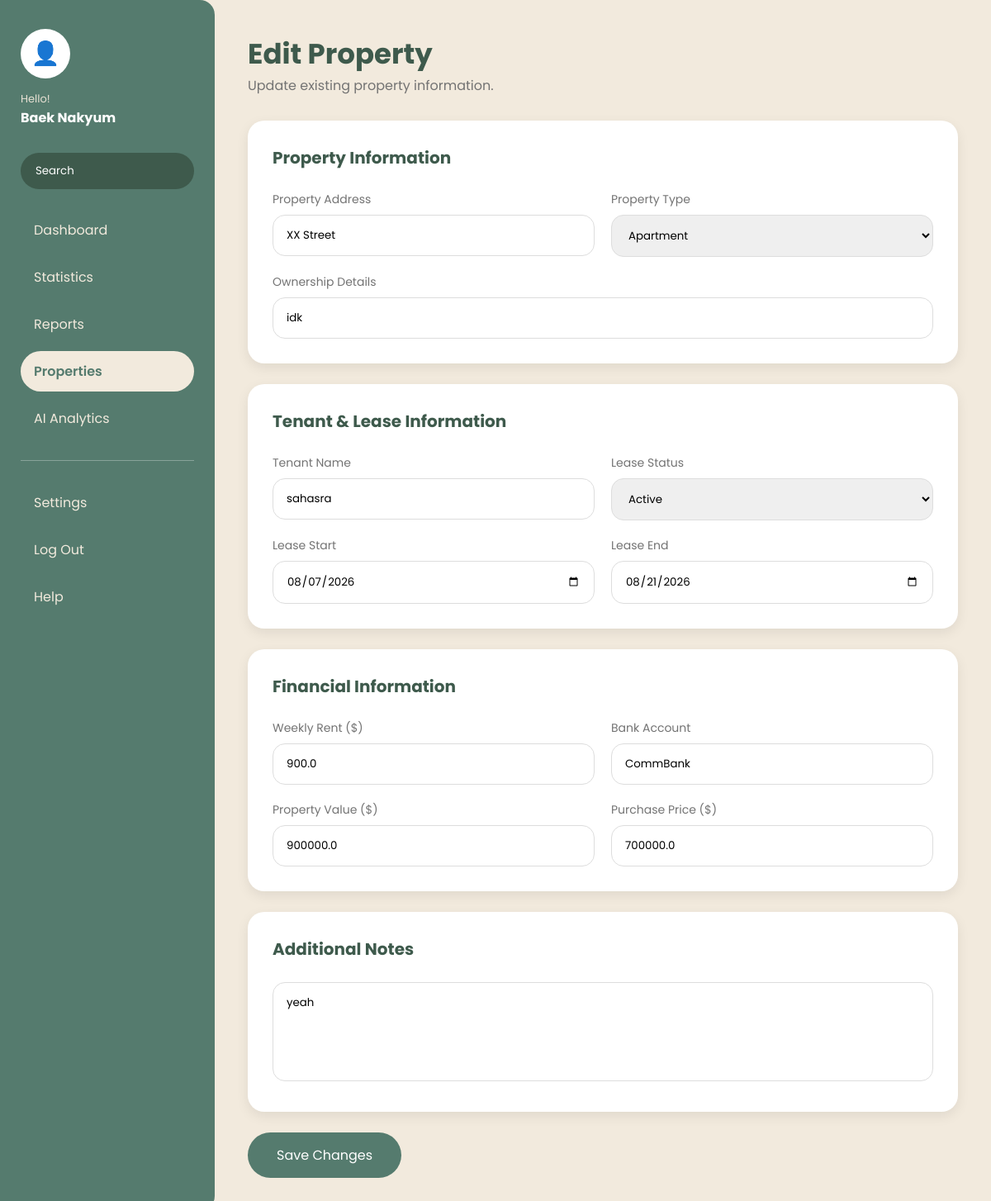
Screenshot of /edit_property/PROP001 (signed in) with the database file from the repository.
### tables this page shows
CREATE TABLE Properties(

    propertyID TEXT PRIMARY KEY,

    userID INTEGER NOT NULL,

    propertyAddress TEXT NOT NULL,

    propertyType TEXT NOT NULL,

    ownershipData TEXT NOT NULL,

    tenantName TEXT,

    leaseStatus TEXT,

    leaseStart TEXT,

    leaseEnd TEXT,

    weeklyRent REAL,

    bankAccount TEXT,

    propertyValue REAL,

    purchasePrice REAL,

    notes TEXT,

    FOREIGN KEY(userID)
        REFERENCES Users(userID)

);

### app.py (the view, shortened to what this page needs)
@app.route(
    "/edit_property/<propertyID>",
    methods=["GET", "POST"]
)
def edit_property(propertyID):
    if "userID" not in session:
        return redirect(
            url_for("login")
        )
    userID = session["userID"]
    property = get_property(
        propertyID,
        userID
    )
    if property is None:
        return redirect(
            url_for("dashboard")
        )
    return render_template(
        "edit_property.html",
        property=property
    )

### database/database.py (called while the page is built)
def connect_database():
    connection = sqlite3.connect(
        DATABASE_NAME
    )
    connection.row_factory = sqlite3.Row
    connection.execute(
        "PRAGMA foreign_keys = ON"
    )
    return connection

### database/models.py (called while the page is built)
def get_property(propertyID, userID=None):
    conn = connect_database()
    cursor = conn.cursor()
    if userID is not None:
        cursor.execute("""
            SELECT *
            FROM Properties
            WHERE propertyID = ?
            AND userID = ?
        """, (
            propertyID,
            userID
        ))
    else:
        cursor.execute("""
            SELECT *
            FROM Properties
            WHERE propertyID = ?
        """, (propertyID,))
    property_data = cursor.fetchone()
    conn.close()
    return property_data

### templates/edit_property.html (shortened to what this page needs)
<!DOCTYPE html>
<html lang="en">
<head>
<link rel="stylesheet" href="{{ url_for('static', filename='css/add_property.css') }}">
</head>
<body>
<div class="dashboard-container">
<aside class="sidebar">
<div class="user-profile">
<div class="profile-image">
👤
</div>
<p class="hello-text">
Hello!
</p>
<h3>
{{ session["name"] }}
</h3>
</div>
<div class="search-sidebar">
<input type="text" placeholder="Search">
</div>
<nav class="sidebar-menu">
<a href="{{ url_for('dashboard') }}">
Dashboard
</a>
<a href="#">
Statistics
</a>
<a href="#">
Reports
</a>
<a href="{{ url_for('dashboard') }}" class="active">
Properties
</a>
<a href="#">
AI Analytics
</a>
<hr>
<a href="#">
Settings
</a>
<a href="{{ url_for('logout') }}">
Log Out
</a>
<a href="#">
Help
</a>
</nav>
</aside>
<main class="main-content">
<div class="page-header">
<h1>
Edit Property
</h1>
<p>
Update existing property information.
</p>
</div>
<form method="POST">
<div class="form-card">
<h2>
Property Information
</h2>
<div class="form-grid">
<div>
<label>
Property Address
</label>
<input
type="text"
name="propertyAddress"
value="{{ property.propertyAddress }}"
required>
</div>
<div>
<label>
Property Type
</label>
<select name="propertyType">
<option value="Apartment"
{% if property.propertyType == "Apartment" %}selected{% endif %}>
Apartment
</option>
</select>
</div>
<div class="full-width">
<label>
Ownership Details
</label>
<input
type="text"
name="ownershipData"
value="{{ property.ownershipData }}">
</div>
</div>
</div>
<div class="form-card">
<h2>
Tenant & Lease Information
</h2>
<div class="form-grid">
<div>
<label>
Tenant Name
</label>
<input
type="text"
name="tenantName"
value="{{ property.tenantName }}">
</div>
<div>
<label>
Lease Status
</label>
<select name="leaseStatus">
<option value="Active"
{% if property.leaseStatus == "Active" %}selected{% endif %}>
Active
</option>
</select>
</div>
<div>
<label>
Lease Start
</label>
<input
type="date"
name="leaseStart"
value="{{ property.leaseStart }}">
</div>
<div>
<label>
Lease End
</label>
<input
type="date"
name="leaseEnd"
value="{{ property.leaseEnd }}">
</div>
</div>
</div>
<div class="form-card">
<h2>
Financial Information
</h2>
<div class="form-grid">
<div>
<label>
Weekly Rent ($)
</label>
<input
type="number"
name="weeklyRent"
value="{{ property.weeklyRent }}">
</div>
<div>
<label>
Bank Account
</label>
<input
type="text"
name="bankAccount"
value="{{ property.bankAccount }}">
</div>
<div>
<label>
Property Value ($)
</label>
<input
type="number"
name="propertyValue"
value="{{ property.propertyValue }}">
</div>
<div>
<label>
Purchase Price ($)
</label>
<input
type="number"
name="purchasePrice"
value="{{ property.purchasePrice }}">
</div>
</div>
</div>
<div class="form-card">
<h2>
Additional Notes
</h2>
<textarea
name="notes">{{ property.notes }}</textarea>
</div>
<button class="submit-button" type="submit">
Save Changes
</button>
</form>
</main>
</div>
</body>
</html>

### static/css/add_property.css (style rules this page uses)
* { margin:0; padding:0; box-sizing:border-box; }
body { font-family:'Poppins', sans-serif; background:#f2eadd; color:#3e5a4c; }
.dashboard-container { display:flex; min-height:100vh; }
.sidebar { width:260px; background:#557b6e; padding:35px 25px; display:flex; flex-direction:column; border-top-right-radius:18px; border-bottom-right-radius:18px; }
.user-profile { text-align:left; }
.profile-image { width:60px; height:60px; border-radius:50%; background:white; display:flex; justify-content:center; align-items:center; font-size:28px; margin-bottom:15px; }
.hello-text { color:#e8e1d4; font-size:13px; }
.user-profile h3 { color:white; font-size:16px; }
.search-sidebar { margin-top:30px; margin-bottom:25px; }
.search-sidebar input { width:100%; padding:12px 18px; border:none; border-radius:30px; background:#3e5a4c; color:white; }
.search-sidebar input::placeholder { color:white; }
.sidebar-menu { display:flex; flex-direction:column; gap:8px; }
.sidebar-menu a { text-decoration:none; color:#f2eadd; padding:12px 16px; border-radius:25px; }
.sidebar-menu .active { background:#f2eadd; color:#557b6e; font-weight:600; }
.sidebar hr { border:none; border-top:1px solid rgba(255,255,255,0.3); margin:18px 0; }
.main-content { flex:1; padding:40px; }
.page-header { margin-bottom:30px; }
.page-header h1 { font-size:34px; color:#3e5a4c; }
.page-header p { color:#737373; }
.form-card { background:white; padding:30px; border-radius:20px; margin-bottom:25px; box-shadow:0 5px 15px rgba(0,0,0,0.08); }
.form-card h2 { color:#3e5a4c; font-size:20px; margin-bottom:25px; }
.form-grid { display:grid; grid-template-columns:repeat(2,1fr); gap:20px; }
.full-width { grid-column:1 / -1; }
label { display:block; color:#737373; font-size:14px; margin-bottom:8px; }
input, select, textarea { width:100%; padding:14px 16px; border:1px solid #ddd; border-radius:15px; font-family:'Poppins', sans-serif; outline:none; }
textarea { min-height:120px; resize:none; }
.submit-button { background:#557b6e; color:white; border:none; padding:15px 35px; border-radius:30px; font-family:'Poppins', sans-serif; font-size:16px; cursor:pointer; }

### rows the page displays
Properties: propertyAddress "XX Street", propertyType "Apartment", ownershipData "idk", tenantName "sahasra", leaseStatus "Active", leaseStart "08/07/2026", leaseEnd "08/21/2026", weeklyRent "900.0", bankAccount "CommBank", propertyValue "900000.0", purchasePrice "700000.0", notes "yeah"

### other values shown
{{ session["name"] }} "Baek Nakyum"
